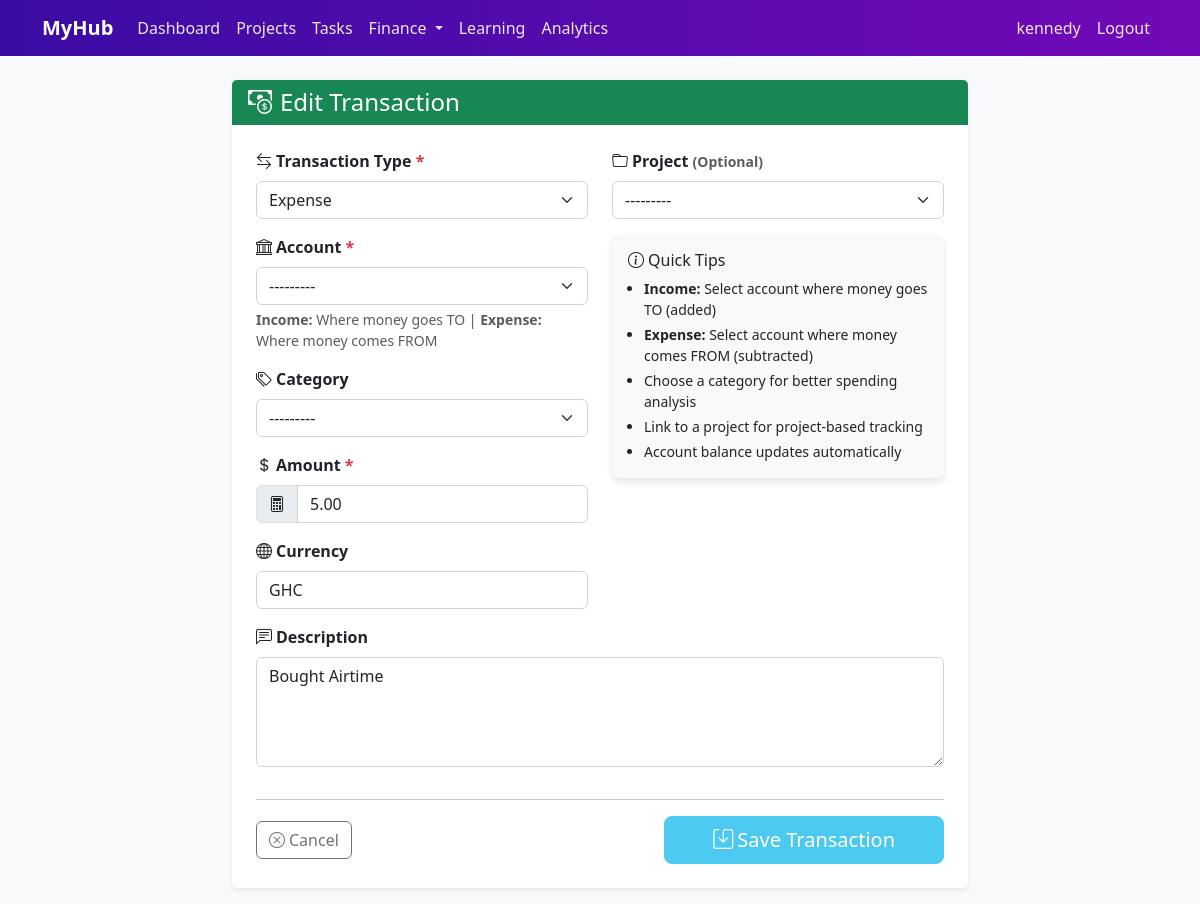
Page /finance/2/edit/ (signed in) on the committed database.
### finance/models.py (models this page shows, shortened)
class Transaction(models.Model):
    TRANSACTION_TYPES = (("income", "Income"), ("expense", "Expense"))
    INCOME_CATEGORIES = (
        ('salary', 'Salary'),
        ('freelance', 'Freelance'),
        ('investment', 'Investment'),
        ('gift', 'Gift'),
        ('refund', 'Refund'),
        ('other_income', 'Other Income'),
    )
    EXPENSE_CATEGORIES = (
        ('food', 'Food & Dining'),
        ('transport', 'Transportation'),
        ('entertainment', 'Entertainment'),
        ('bills', 'Bills & Utilities'),
        ('shopping', 'Shopping'),
        ('health', 'Health & Medical'),
        ('education', 'Education'),
        ('travel', 'Travel'),
        ('groceries', 'Groceries'),
        ('rent', 'Rent/Mortgage'),
        ('insurance', 'Insurance'),
        ('other_expense', 'Other Expense'),
    )
    user = models.ForeignKey(settings.AUTH_USER_MODEL, on_delete=models.CASCADE)
    account = models.ForeignKey(Account, on_delete=models.CASCADE, related_name='transactions', null=True, blank=True)
    project = models.ForeignKey('projects.Project', on_delete=models.SET_NULL, null=True, blank=True, related_name='transactions')
    amount = models.DecimalField(max_digits=10, decimal_places=2)
    currency = models.CharField(max_length=10, default='GHS')
    t_type = models.CharField(max_length=10, choices=TRANSACTION_TYPES)
    category = models.CharField(max_length=30, blank=True)
    description = models.TextField(blank=True)
    date = models.DateField(auto_now_add=True)
    created_at = models.DateTimeField(auto_now_add=True)
    class Meta:
        ordering = ['-date', '-created_at']
    @classmethod
    def get_category_choices(cls, transaction_type):
        if transaction_type == 'income':
            return cls.INCOME_CATEGORIES
        else:
            return cls.EXPENSE_CATEGORIES

### finance/views.py (the view)
# urls.py: path('<int:pk>/edit/', TransactionUpdateView.as_view(), name='transaction_edit'),
class TransactionUpdateView(LoginRequiredMixin, UserPassesTestMixin, generic.UpdateView):
    model = Transaction
    form_class = TransactionForm
    template_name = 'finance/transaction_form.html'
    def get_form(self, form_class=None):
        form = super().get_form(form_class)
        form.fields['project'].queryset = self.request.user.projects.all()
        form.fields['account'].queryset = self.request.user.accounts.filter(is_active=True)
        if self.request.POST:
            t_type = self.request.POST.get('t_type', '')
        else:
            t_type = self.object.t_type
        if t_type:
            choices = Transaction.get_category_choices(t_type)
            form.fields['category'].widget = forms.Select(attrs={'class': 'form-select'}, choices=[('', '---------')] + list(choices))
        return form
    def test_func(self):
        transaction = self.get_object()
        return transaction.user == self.request.user

### finance/models.py (called while the page is built)
    def __str__(self):
        return f"{self.name} ({self.get_account_type_display()})"

### projects/models.py (called while the page is built)
    def __str__(self):
        return self.title

### templates/finance/transaction_form.html (shortened to what this page needs)
{% extends "base.html" %}
{% load static %}
{% block content %}
<div class="row justify-content-center">
    <div class="col-lg-8">
        <div class="card shadow-sm">
            <div class="card-header bg-success text-white">
                <h2 class="mb-0">
                    <i class="bi bi-cash-coin me-2"></i>{% if object %}Edit{% else %}New{% endif %} Transaction
                </h2>
            </div>
            <div class="card-body p-4">
                <form method="post" id="transactionForm">
                    <div class="row">
                        <div class="col-md-6">
                            <div class="mb-3">
                                <label for="{{ form.t_type.id_for_label }}" class="form-label fw-bold">
                                    <i class="bi bi-arrow-left-right me-1"></i>Transaction Type
                                    <span class="text-danger">*</span>
                                </label>
                                {{ form.t_type }}
                            </div>
                            <div class="mb-3">
                                <label for="{{ form.account.id_for_label }}" class="form-label fw-bold">
                                    <i class="bi bi-bank me-1"></i>Account
                                    <span class="text-danger">*</span>
                                </label>
                                {{ form.account }}
                                <small class="form-text text-muted d-block mt-1">
                                    <strong>Income:</strong> Where money goes TO | <strong>Expense:</strong> Where money comes FROM
                                </small>
                            </div>
                            <div class="mb-3">
                                <label for="{{ form.category.id_for_label }}" class="form-label fw-bold">
                                    <i class="bi bi-tags me-1"></i>Category
                                </label>
                                {{ form.category }}
                            </div>
                            <div class="mb-3">
                                <label for="{{ form.amount.id_for_label }}" class="form-label fw-bold">
                                    <i class="bi bi-currency-dollar me-1"></i>Amount
                                    <span class="text-danger">*</span>
                                </label>
                                <div class="input-group">
                                    <span class="input-group-text">
                                        <i class="bi bi-calculator"></i>
                                    </span>
                                    {{ form.amount }}
                                </div>
                            </div>
                            <div class="mb-3">
                                <label for="{{ form.currency.id_for_label }}" class="form-label fw-bold">
                                    <i class="bi bi-globe me-1"></i>Currency
                                </label>
                                {{ form.currency }}
                            </div>
                        </div>
                        <div class="col-md-6">
                            <div class="mb-3">
                                <label for="{{ form.project.id_for_label }}" class="form-label fw-bold">
                                    <i class="bi bi-folder me-1"></i>Project
                                    <small class="text-muted">(Optional)</small>
                                </label>
                                {{ form.project }}
                            </div>
                            <div class="card bg-light h-auto">
                                <div class="card-body">
                                    <h6 class="card-title mb-2">
                                        <i class="bi bi-info-circle me-1"></i>Quick Tips
                                    </h6>
                                    <ul class="small mb-0 ps-3">
                                        <li class="mb-1"><strong>Income:</strong> Select account where money goes TO (added)</li>
                                        <li class="mb-1"><strong>Expense:</strong> Select account where money comes FROM (subtracted)</li>
                                        <li class="mb-1">Choose a category for better spending analysis</li>
                                        <li class="mb-1">Link to a project for project-based tracking</li>
                                        <li>Account balance updates automatically</li>
                                    </ul>
                                </div>
                            </div>
                        </div>
                    </div>
                    <div class="row">
                        <div class="col-12">
                            <div class="mb-3">
                                <label for="{{ form.description.id_for_label }}" class="form-label fw-bold">
                                    <i class="bi bi-chat-left-text me-1"></i>Description
                                </label>
                                {{ form.description }}
                            </div>
                        </div>
                    </div>
                    <hr>
                    <div class="d-flex justify-content-between align-items-center">
                        <a href="{% url 'finance:transaction_list' %}" class="btn btn-outline-secondary">
                            <i class="bi bi-x-circle me-1"></i>Cancel
                        </a>
                        <button type="submit" class="btn btn-success btn-lg px-5">
                            <i class="bi bi-save me-1"></i>Save Transaction
                        </button>
                    </div>
                </form>
            </div>
        </div>
    </div>
</div>
{% endblock %}

### templates/base.html (shortened to what this page needs)
{% load static %}
<!DOCTYPE html>
<html lang="en">
<head>
    <link href="https://cdn.jsdelivr.net/npm/bootstrap@5.3.0/dist/css/bootstrap.min.css" rel="stylesheet">
    <link rel="stylesheet" href="https://cdn.jsdelivr.net/npm/bootstrap-icons@1.11.1/font/bootstrap-icons.css">
    <link rel="stylesheet" href="{% static 'css/style.css' %}">
</head>
<body>
    <nav class="navbar navbar-expand-lg navbar-dark bg-dark">
        <div class="container">
            <a class="navbar-brand" href="{% url 'projects:project_list' %}">MyHub</a>
            <div class="collapse navbar-collapse" id="navbarNav">
                <ul class="navbar-nav">
                    <li class="nav-item">
                        <a class="nav-link" href="{% url 'home' %}">Dashboard</a>
                    </li>
                    <li class="nav-item">
                        <a class="nav-link" href="{% url 'projects:project_list' %}">Projects</a>
                    </li>
                    <li class="nav-item">
                        <a class="nav-link" href="{% url 'tasks:task_list' %}">Tasks</a>
                    </li>
                    <li class="nav-item dropdown">
                        <a class="nav-link dropdown-toggle" href="#" id="financeDropdown" role="button" data-bs-toggle="dropdown">
                            Finance
                        </a>
                    </li>
                    <li class="nav-item">
                        <a class="nav-link" href="{% url 'learning:course_list' %}">Learning</a>
                    </li>
                    <li class="nav-item">
                        <a class="nav-link" href="{% url 'analytics:event_list' %}">Analytics</a>
                    </li>
                </ul>
                <ul class="navbar-nav ms-auto">
                    {% if user.is_authenticated %}
                        <li class="nav-item">
                            <span class="nav-link">{{ user.username }}</span>
                        </li>
                        <li class="nav-item">
                            <form method="post" action="{% url 'logout' %}" style="display: inline;">
                                <button type="submit" class="btn nav-link" style="border: none; background: none; cursor: pointer;">Logout</button>
                            </form>
                        </li>
                    {% endif %}
                </ul>
            </div>
        </div>
    </nav>
    <div class="container mt-4">
        {% block content %}
        {% endblock %}
    </div>
</body>
</html>

### static/css/style.css (style rules this page uses)
:root { --color-neon-pink: #F72585; --color-purple: #7209B7; --color-grape: #3A0CA3; --color-blue: #4361EE; --color-sky-blue: #4CC9F0; }
body { background-color: #f8f9fa; }
.navbar { background-color: var(--color-grape) !important; background: linear-gradient(to right, var(--color-grape), var(--color-purple)); }
.navbar-brand { font-weight: bold; color: white !important; }
.nav-link { color: rgba(255, 255, 255, 0.9) !important; transition: color 0.3s ease; }
.btn-success { background-color: var(--color-sky-blue); border-color: var(--color-sky-blue); color: white; }
.card { border: none; box-shadow: 0 4px 6px rgba(0,0,0,0.1); margin-bottom: 1rem; transition: transform 0.2s; }
.card-header { background-color: var(--color-blue); color: white; border-bottom: none; }
a { color: var(--color-blue); text-decoration: none; }

### templates/finance/transaction_form.html (style rules this page uses)
.form-control, .form-select { border-radius: 0.375rem; border: 1px solid #ced4da; }
textarea.form-control { min-height: 100px; }
.card-header h2 { font-size: 1.5rem; }
.input-group-text { background-color: #e9ecef; }

### rows in the picture
Transaction: t_type "Expense", account "---------", category "---------", amount "5.00", currency "GHC", project "---------", description "Bought Airtime"

### other values in the picture
{{ user.username }} "kennedy"
